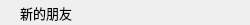
<?xml version="1.0" encoding="UTF-8"?>
<ui version="4.0">
 <class>GroupTipItem</class>
 <widget class="QWidget" name="GroupTipItem">
  <property name="geometry">
   <rect>
    <x>0</x>
    <y>0</y>
    <width>250</width>
    <height>25</height>
   </rect>
  </property>
  <property name="windowTitle">
   <string>Form</string>
  </property>
  <layout class="QVBoxLayout" name="verticalLayout">
   <property name="spacing">
    <number>0</number>
   </property>
   <property name="leftMargin">
    <number>20</number>
   </property>
   <property name="topMargin">
    <number>0</number>
   </property>
   <property name="rightMargin">
    <number>0</number>
   </property>
   <property name="bottomMargin">
    <number>0</number>
   </property>
   <item>
    <widget class="ElaText" name="label">
     <property name="font">
      <font>
       <pointsize>10</pointsize>
      </font>
     </property>
     <property name="text">
      <string>新的朋友</string>
     </property>
    </widget>
   </item>
  </layout>
 </widget>
 <customwidgets>
  <customwidget>
   <class>ElaText</class>
   <extends>QLabel</extends>
   <header location="global">elatext.h</header>
  </customwidget>
 </customwidgets>
 <resources/>
 <connections/>
</ui>
